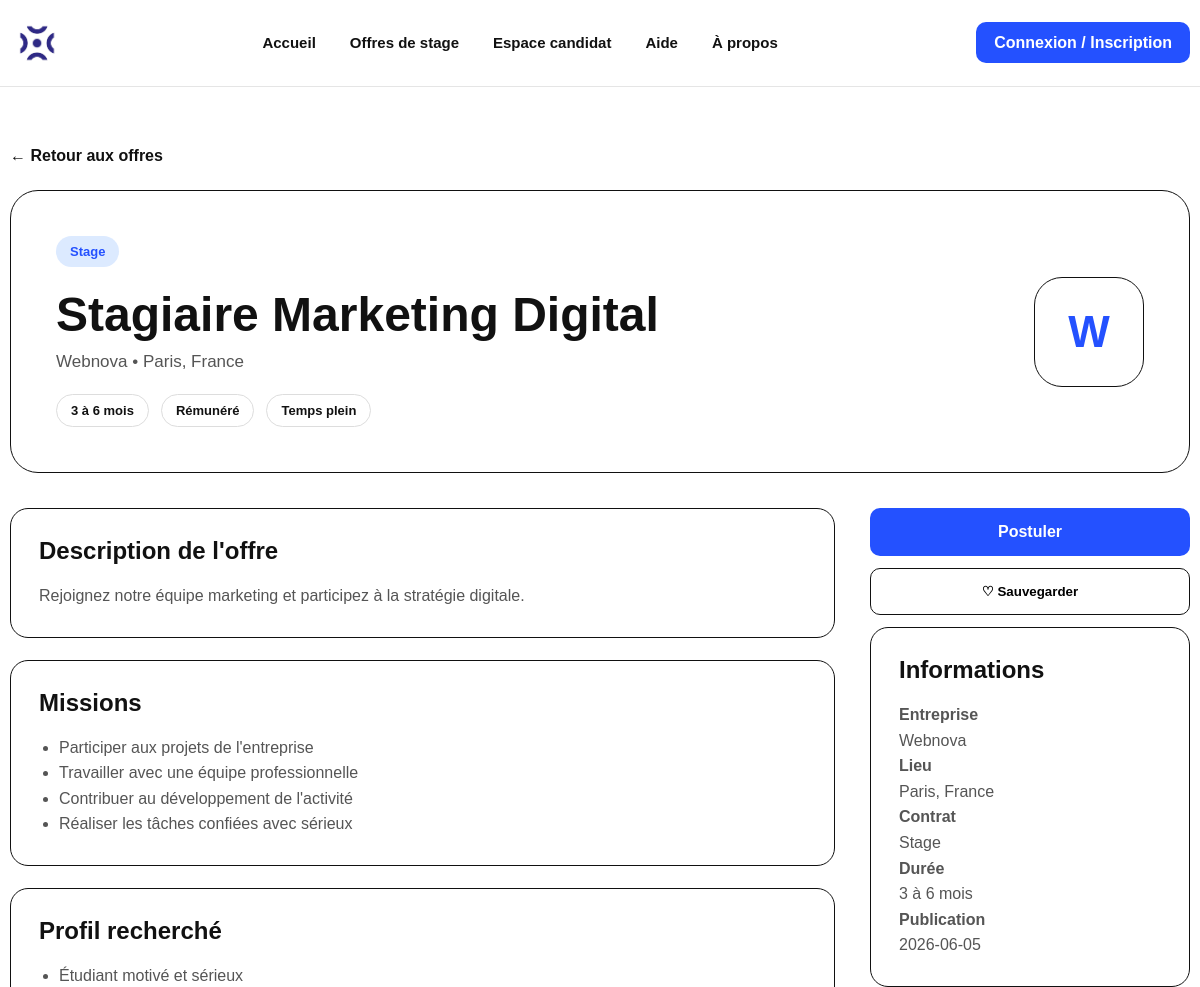
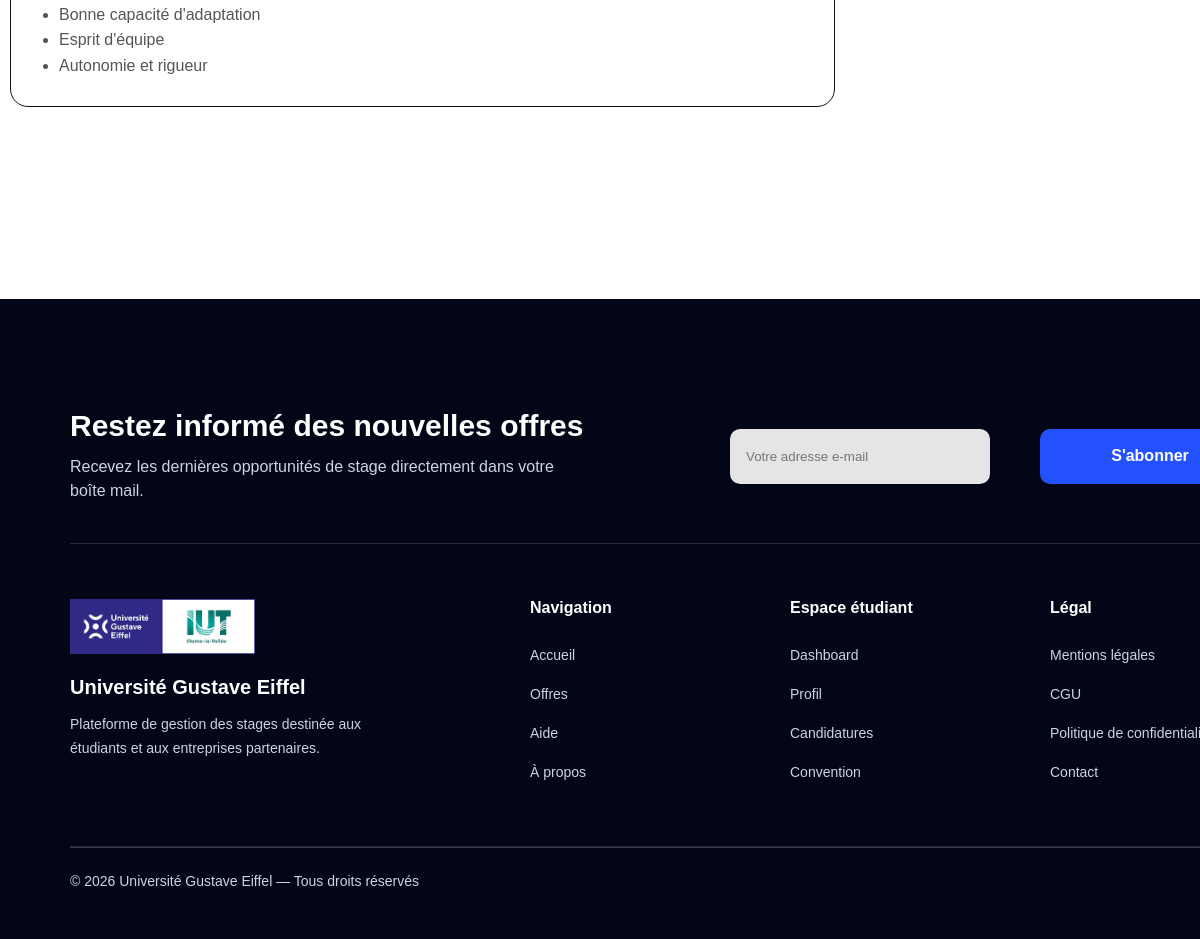
Screenshot of /offre-detail.php?id=1 with the database file from the repository (2 pictures, top to bottom).
### tables this page shows
CREATE TABLE `offre_stage` (
  `id_offre` int(11) NOT NULL,
  `titre` varchar(200) DEFAULT NULL,
  `description` text DEFAULT NULL,
  `date_publication` date DEFAULT NULL,
  `id_entreprise` int(11) DEFAULT NULL
);

CREATE TABLE `entreprise` (
  `id_entreprise` int(11) NOT NULL,
  `nom` varchar(200) DEFAULT NULL,
  `adresse` varchar(200) DEFAULT NULL,
  `email` varchar(200) DEFAULT NULL,
  `mot_de_passe` varchar(255) DEFAULT NULL
);

### offre-detail.php (the view, shortened to what this page needs)
<?php
include("includes/db.php");
if(isset($_GET["prototype"])){
    $prototypes = [
        "prototype-1" => [
            "id_offre" => "prototype-1",
            "titre" => "Stagiaire Marketing Digital",
            "description" => "Rejoignez notre équipe marketing et participez à la stratégie digitale.",
            "date_publication" => date("Y-m-d", strtotime("-2 days")),
            "entreprise_nom" => "Webiner",
            "entreprise_adresse" => "Paris, France"
        ],
        "prototype-2" => [
            "id_offre" => "prototype-2",
            "titre" => "Stagiaire Développeur Web",
            "description" => "Participation au développement de nos applications web.",
            "date_publication" => date("Y-m-d", strtotime("-3 days")),
            "entreprise_nom" => "CodeLab",
            "entreprise_adresse" => "Lyon, France"
        ]
    ];
    $offre = $prototypes[$_GET["id"]] ?? null;
    if(!$offre){
        echo "Offre introuvable.";
        exit;
    }
} else {
    $id = intval($_GET["id"]);
    $sql = "
    SELECT
        offre_stage.id_offre,
        offre_stage.titre,
        offre_stage.description,
        offre_stage.date_publication,
        entreprise.nom AS entreprise_nom,
        entreprise.adresse AS entreprise_adresse
    FROM offre_stage
    LEFT JOIN entreprise
    ON offre_stage.id_entreprise = entreprise.id_entreprise
    WHERE offre_stage.id_offre = $id
    ";
    $result = mysqli_query($conn, $sql);
    $offre = mysqli_fetch_assoc($result);
}
include("includes/header.php");
?>
<link rel="stylesheet" href="/site_stage/assets/css/offre-detail.css?v=1">
<main class="od-page">
    <a href="offres.php" class="od-back">← Retour aux offres</a>
    <section class="od-hero">
        <div>
            <span class="od-badge">Stage</span>
            <h1><?php echo htmlspecialchars($offre["titre"]); ?></h1>
            <p class="od-company">
                <?php echo htmlspecialchars($offre["entreprise_nom"]); ?> •
                <?php echo htmlspecialchars($offre["entreprise_adresse"]); ?>
            </p>
            <div class="od-tags">
                <span>3 à 6 mois</span>
                <span>Rémunéré</span>
                <span>Temps plein</span>
            </div>
        </div>
        <div class="od-logo">
            <?php echo strtoupper(substr($offre["entreprise_nom"], 0, 1)); ?>
        </div>
    </section>
    <section class="od-layout">
        <div class="od-main">
            <div class="od-card">
                <h2>Description de l'offre</h2>
                <p>
                    <?php echo htmlspecialchars($offre["description"]); ?>
                </p>
            </div>
            <div class="od-card">
                <h2>Missions</h2>
                <ul>
                    <li>Participer aux projets de l'entreprise</li>
                    <li>Travailler avec une équipe professionnelle</li>
                    <li>Contribuer au développement de l'activité</li>
                    <li>Réaliser les tâches confiées avec sérieux</li>
                </ul>
            </div>
            <div class="od-card">
                <h2>Profil recherché</h2>
                <ul>
                    <li>Étudiant motivé et sérieux</li>
                    <li>Bonne capacité d'adaptation</li>
                    <li>Esprit d'équipe</li>
                    <li>Autonomie et rigueur</li>
                </ul>
            </div>
        </div>
        <aside class="od-sidebar">
            <a class="od-apply" href="postuler.php?id=<?php echo urlencode($offre['id_offre']); ?>">
                Postuler
            </a>
            <button class="od-save">♡ Sauvegarder</button>
            <div class="od-info">
                <h3>Informations</h3>
                <p><strong>Entreprise</strong><br><?php echo htmlspecialchars($offre["entreprise_nom"]); ?></p>
                <p><strong>Lieu</strong><br><?php echo htmlspecialchars($offre["entreprise_adresse"]); ?></p>
                <p><strong>Contrat</strong><br>Stage</p>
                <p><strong>Durée</strong><br>3 à 6 mois</p>
                <p><strong>Publication</strong><br><?php echo htmlspecialchars($offre["date_publication"]); ?></p>
            </div>
        </aside>
    </section>
</main>
<?php include("includes/footer.php"); ?>

### assets/css/style.css (style rules this page uses)
html, body { margin:0; padding:0; overflow-x:hidden; }
section { background:#fff; }
body { background:#fff; }

### assets/css/header-footer.css (style rules this page uses)
* { margin:0; padding:0; box-sizing:border-box; }
body { font-family:Arial, sans-serif; background:white; color:#111; }
a { text-decoration:none; }

### assets/css/offre-detail.css (style rules this page uses)
.od-page { width:1180px; margin:0 auto; padding:60px 0 90px; }
.od-back { display:inline-block; margin-bottom:25px; color:#111; text-decoration:none; font-weight:700; }
.od-hero { display:flex; justify-content:space-between; align-items:center; border:1px solid #111; border-radius:28px; padding:45px; background:white; margin-bottom:35px; }
.od-badge { display:inline-block; background:#dceaff; color:#2451ff; padding:8px 14px; border-radius:20px; font-weight:700; font-size:13px; }
.od-hero h1 { font-size:48px; margin:20px 0 10px; }
.od-company { color:#555; font-size:17px; }
.od-tags { display:flex; gap:12px; margin-top:22px; }
.od-tags span { border:1px solid #ddd; border-radius:20px; padding:8px 14px; font-weight:700; font-size:13px; }
.od-logo { width:110px; height:110px; border-radius:28px; border:1px solid #111; display:flex; align-items:center; justify-content:center; font-size:44px; font-weight:900; color:#2451ff; }
.od-layout { display:grid; grid-template-columns:1fr 320px; gap:35px; }
.od-card, .od-info { background:white; border:1px solid #111; border-radius:18px; padding:28px; margin-bottom:22px; }
.od-card h2, .od-info h3 { margin:0 0 18px; font-size:24px; }
.od-card p, .od-card li, .od-info p { color:#555; line-height:1.6; }
.od-card ul { margin:0; padding-left:20px; }
.od-sidebar { position:sticky; top:30px; height:max-content; }
.od-apply, .od-save { width:100%; display:block; text-align:center; padding:15px; border-radius:10px; font-weight:700; margin-bottom:12px; }
.od-apply { background:#2451ff; color:white; text-decoration:none; }
.od-save { background:white; border:1px solid #111; cursor:pointer; }

### rows the page displays
offre_stage: titre "Stagiaire Marketing Digital", id_entreprise.nom "Webnova", id_entreprise.adresse "Paris, France", id_entreprise.nom "W", description "Rejoignez notre équipe marketing et participez à la stratégie digitale.", date_publication "2026-06-05"
